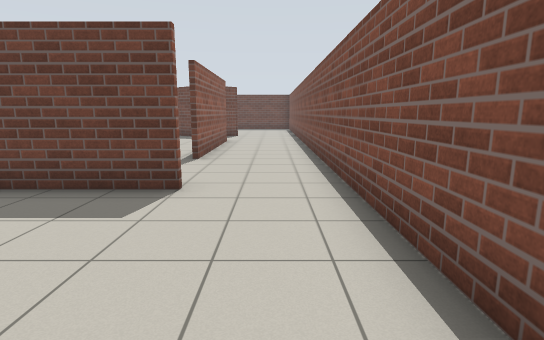
[1] (above)

18 first-person views from a walk through a world built for the Gazebo simulator. The camera is 1.2 m above the floor, tilts 10° down and sees 80° across. The floor is counted in squares, 1 m on a side. Each view is taken from the middle of a square. On the plan, view 1 faces up. The plan holds only what a view shows up to about 13 squares ahead; the rest is blank. The robots in the file are not drawn.

[2]
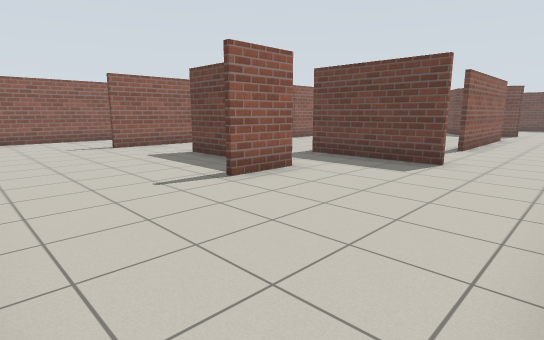

[3]
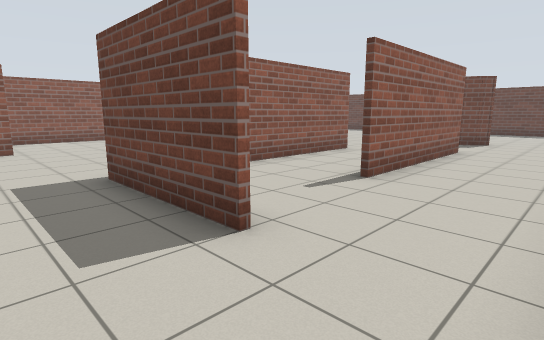

[4]
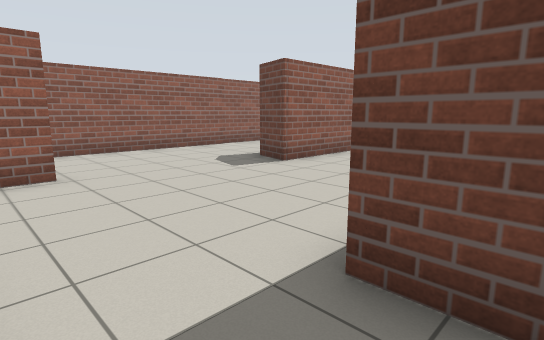

[5]
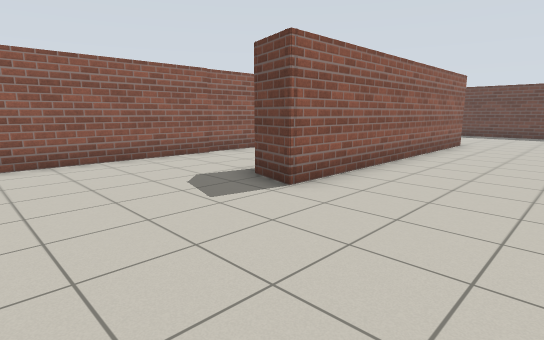

[6]
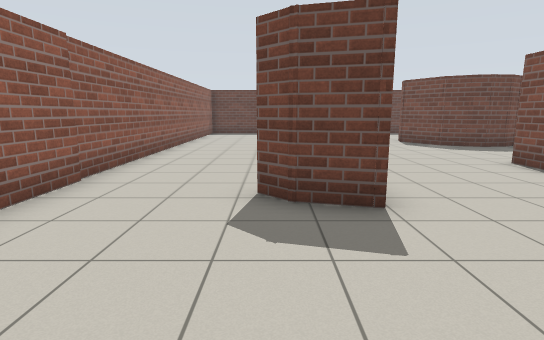

[7]
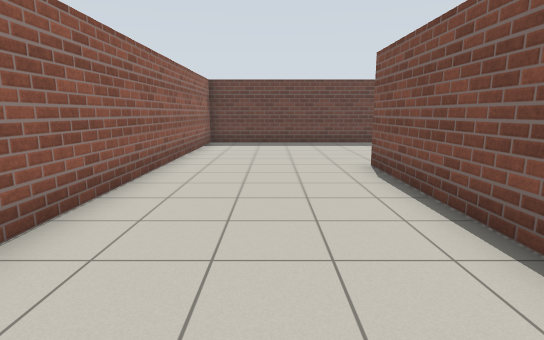

[8]
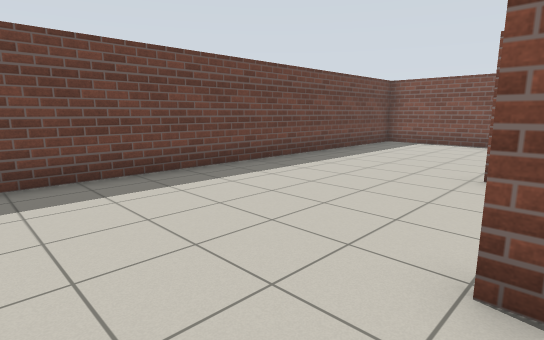

[9]
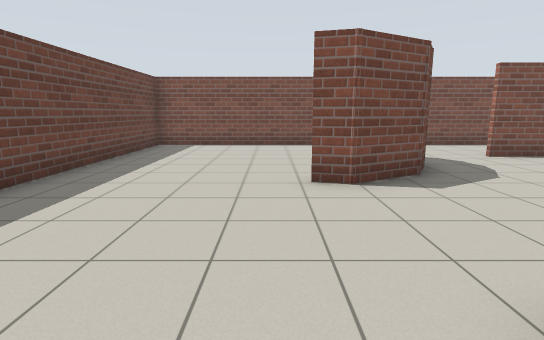

[10]
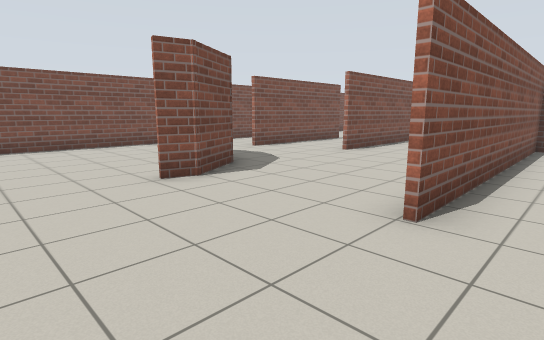

[11]
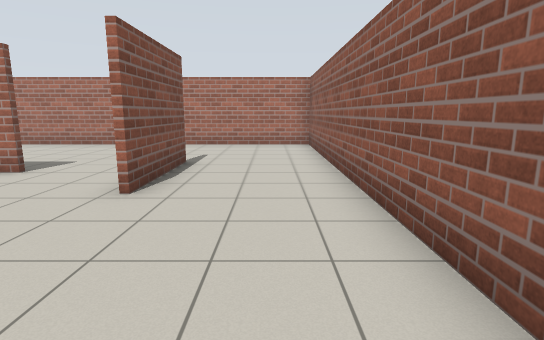

[12]
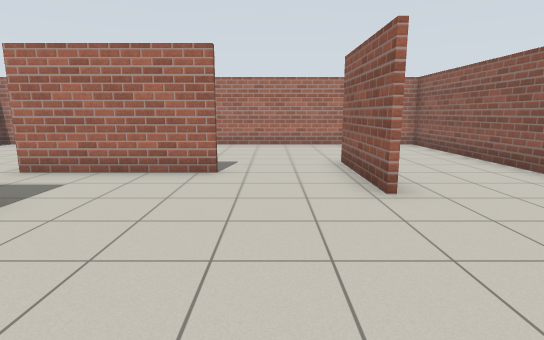

[13]
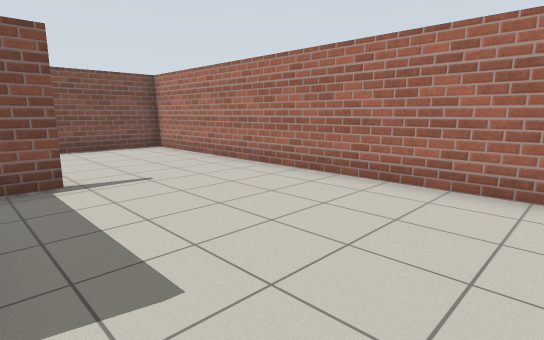

[14]
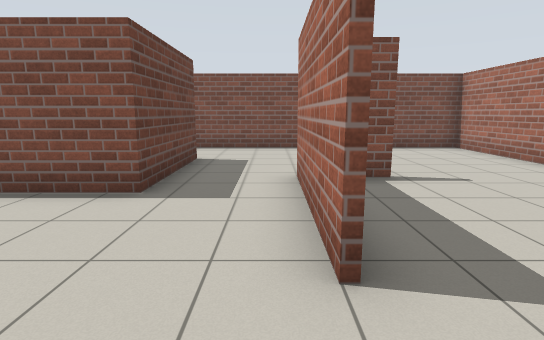

[15]
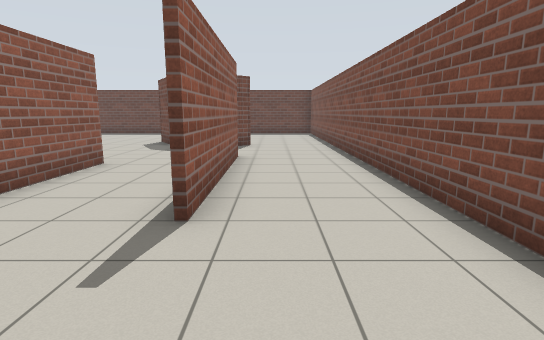

[16]
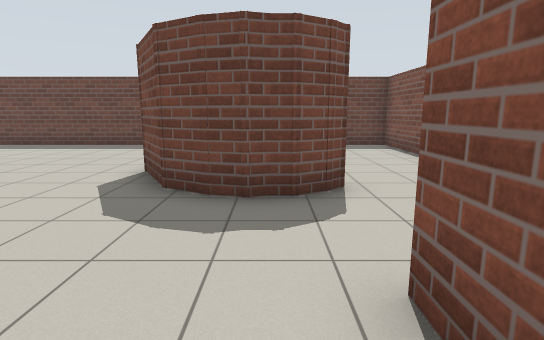

[17]
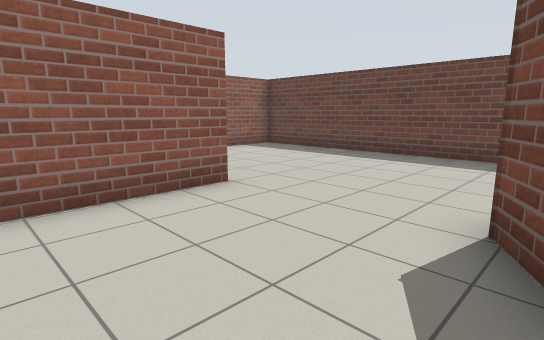

[18]
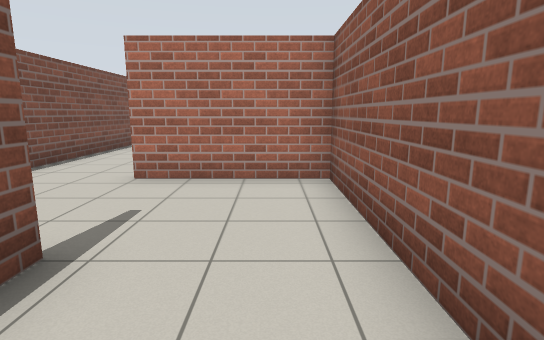

### Floor plan
Points are (right, up) in squares from view 1. A wall is a line through its corners. A room is listed if a view was taken in it or the views show most of it. See-through windows are left out.
Room 1 (views 1, 2, 3, 4, 5, 6, 7, 8, 9, 10, 11, 12, 13, 14, 15, 16, 17, 18)
walls: (-5.1, 12.8) (-5.1, 5.1) (-1.4, 5.1); (-5.2, 9) (-5.2, 12.8); (-9.7, 8.9) (-9.7, 18.5); (-2.1, 12) (-2.1, 14); (-2.1, 8.4) (-2.1, 9); (-1.9, 14) (-1.9, 8.4); (-3.9, 16.6) (-4.7, 17.1) (-5.6, 18.6) (-5.4, 19.3); (-2.9, 16.6) (-3.4, 16.5) (-4.1, 16.7); (-10.7, 4.4) (-10.7, 1); (-1.9, 17) (-2.7, 16.6) (-3.1, 16.6); (-9.5, 18.5) (-9.5, 9) (-10.7, 9.3) (-11.3, 9.8); (-1.4, 5) (-5.2, 5) (-5.2, 7.1); (-1.7, 17.3) (-2.2, 16.8); (-8, 2.5) (-3.9, 2.5) (-3.9, 0.7); (-6.1, 2.4) (-7.9, 2.4); (-4, 0.7) (-4, 1.6); (-10.9, 1) (-10.9, 4.4); (-14.4, 24.3) (-14.4, -3.4) (1.3, -3.4) (1.3, 24.3) (-14.4, 24.3)

Where each view was taken, in squares from view 1:
view 1: 0 up, 0 right, facing up
view 2: 3 down, 1 right, facing up-left
view 3: 3 up, 1 right, facing up-left
view 4: 3 up, 4 left, facing up-left
view 5: 5 up, 6 left, facing up-left
view 6: 5 up, 11 left, facing up
view 7: 11 up, 12 left, facing up
view 8: 18 up, 12 left, facing up-right
view 9: 20 up, 11 left, facing right
view 10: 22 up, 11 left, facing down-right
view 11: 9 up, 13 left, facing down
view 12: 9 up, 9 left, facing down
view 13: 2 up, 10 left, facing down-right
view 14: 3 up, 10 left, facing right
view 15: 5 up, 1 left, facing up
view 16: 12 up, 3 left, facing up
view 17: 15 up, 5 left, facing up-left
view 18: 11 up, 4 left, facing down
